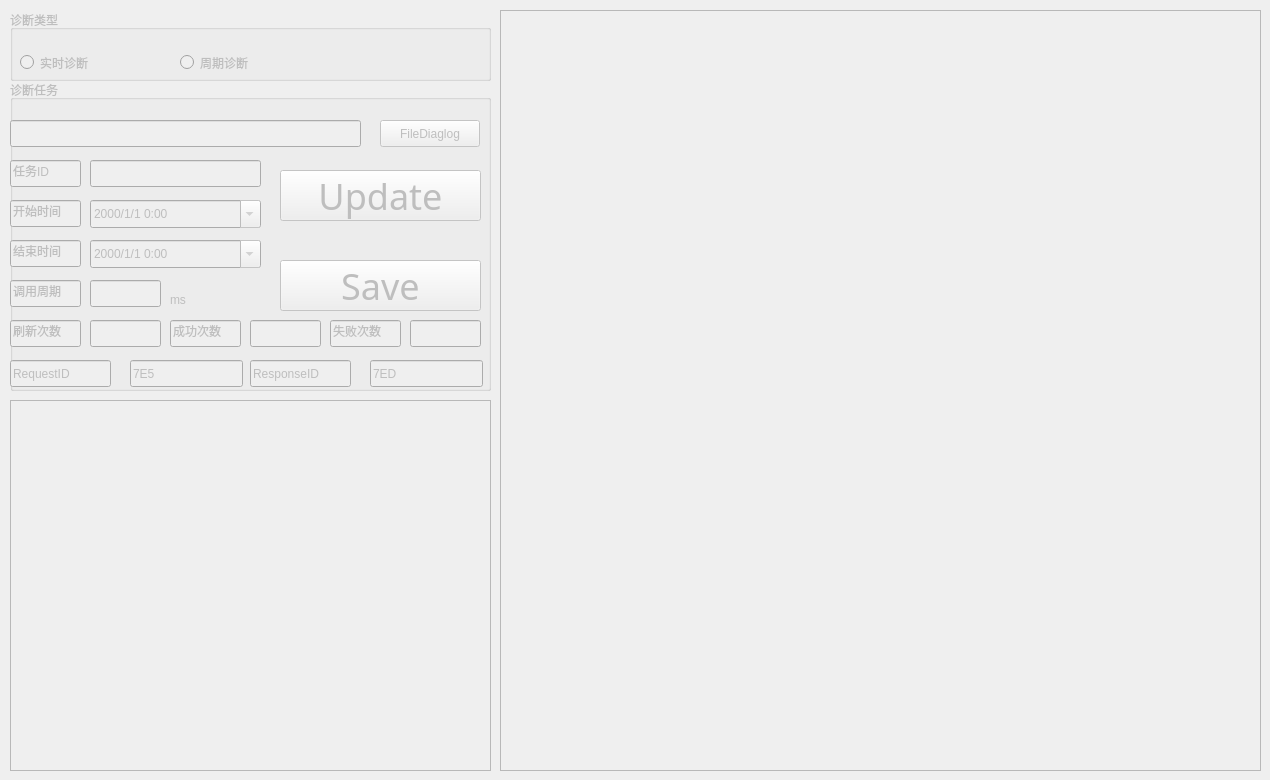
      <widget class="QWidget" name="tab_3">
       <property name="enabled">
        <bool>false</bool>
       </property>
       <attribute name="title">
        <string>OTA</string>
       </attribute>
       <widget class="QTextEdit" name="text_output">
        <property name="geometry">
         <rect>
          <x>500</x>
          <y>10</y>
          <width>761</width>
          <height>761</height>
         </rect>
        </property>
       </widget>
       <widget class="QGroupBox" name="groupBox">
        <property name="geometry">
         <rect>
          <x>10</x>
          <y>80</y>
          <width>481</width>
          <height>311</height>
         </rect>
        </property>
        <property name="title">
         <string>诊断任务</string>
        </property>
        <widget class="QLineEdit" name="line_period_4">
         <property name="geometry">
          <rect>
           <x>400</x>
           <y>240</y>
           <width>71</width>
           <height>27</height>
          </rect>
         </property>
         <property name="readOnly">
          <bool>false</bool>
         </property>
        </widget>
        <widget class="QLineEdit" name="lineEdit_4">
         <property name="geometry">
          <rect>
           <x>0</x>
           <y>200</y>
           <width>71</width>
           <height>27</height>
          </rect>
         </property>
         <property name="text">
          <string>调用周期</string>
         </property>
         <property name="readOnly">
          <bool>true</bool>
         </property>
        </widget>
        <widget class="QDateTimeEdit" name="dateTime_StartTime">
         <property name="geometry">
          <rect>
           <x>80</x>
           <y>120</y>
           <width>171</width>
           <height>28</height>
          </rect>
         </property>
         <property name="displayFormat">
          <string>yyyy/M/d h:mm</string>
         </property>
         <property name="calendarPopup">
          <bool>true</bool>
         </property>
        </widget>
        <widget class="QLineEdit" name="lineEdit_7">
         <property name="geometry">
          <rect>
           <x>160</x>
           <y>240</y>
           <width>71</width>
           <height>27</height>
          </rect>
         </property>
         <property name="text">
          <string>成功次数</string>
         </property>
         <property name="readOnly">
          <bool>true</bool>
         </property>
        </widget>
        <widget class="QDateTimeEdit" name="dateTime_EndTime">
         <property name="geometry">
          <rect>
           <x>80</x>
           <y>160</y>
           <width>171</width>
           <height>28</height>
          </rect>
         </property>
         <property name="time">
          <time>
           <hour>0</hour>
           <minute>0</minute>
           <second>0</second>
          </time>
         </property>
         <property name="displayFormat">
          <string>yyyy/M/d h:mm</string>
         </property>
         <property name="calendarPopup">
          <bool>true</bool>
         </property>
        </widget>
        <widget class="QLineEdit" name="lineEdit">
         <property name="geometry">
          <rect>
           <x>0</x>
           <y>120</y>
           <width>71</width>
           <height>27</height>
          </rect>
         </property>
         <property name="text">
          <string>开始时间</string>
         </property>
         <property name="readOnly">
          <bool>true</bool>
         </property>
        </widget>
        <widget class="QLabel" name="label">
         <property name="geometry">
          <rect>
           <x>160</x>
           <y>210</y>
           <width>79</width>
           <height>19</height>
          </rect>
         </property>
         <property name="text">
          <string>ms</string>
         </property>
        </widget>
        <widget class="QLineEdit" name="line_period">
         <property name="geometry">
          <rect>
           <x>80</x>
           <y>200</y>
           <width>71</width>
           <height>27</height>
          </rect>
         </property>
        </widget>
        <widget class="QLineEdit" name="lineEdit_2">
         <property name="geometry">
          <rect>
           <x>0</x>
           <y>160</y>
           <width>71</width>
           <height>27</height>
          </rect>
         </property>
         <property name="text">
          <string>结束时间</string>
         </property>
         <property name="readOnly">
          <bool>true</bool>
         </property>
        </widget>
        <widget class="QLineEdit" name="line_period_2">
         <property name="geometry">
          <rect>
           <x>80</x>
           <y>240</y>
           <width>71</width>
           <height>27</height>
          </rect>
         </property>
         <property name="readOnly">
          <bool>false</bool>
         </property>
        </widget>
        <widget class="QLineEdit" name="lineEdit_5">
         <property name="geometry">
          <rect>
           <x>0</x>
           <y>80</y>
           <width>71</width>
           <height>27</height>
          </rect>
         </property>
         <property name="text">
          <string>任务ID</string>
         </property>
         <property name="readOnly">
          <bool>true</bool>
         </property>
        </widget>
        <widget class="QLineEdit" name="line_taskID">
         <property name="geometry">
          <rect>
           <x>80</x>
           <y>80</y>
           <width>171</width>
           <height>27</height>
          </rect>
         </property>
        </widget>
        <widget class="QLineEdit" name="line_period_3">
         <property name="geometry">
          <rect>
           <x>240</x>
           <y>240</y>
           <width>71</width>
           <height>27</height>
          </rect>
         </property>
         <property name="readOnly">
          <bool>false</bool>
         </property>
        </widget>
        <widget class="QPushButton" name="pushButton">
         <property name="geometry">
          <rect>
           <x>270</x>
           <y>180</y>
           <width>201</width>
           <height>51</height>
          </rect>
         </property>
         <property name="font">
          <font>
           <family>Adobe 宋体 Std L</family>
           <pointsize>27</pointsize>
          </font>
         </property>
         <property name="text">
          <string>Save</string>
         </property>
        </widget>
        <widget class="QPushButton" name="Btn_File">
         <property name="geometry">
          <rect>
           <x>370</x>
           <y>40</y>
           <width>100</width>
           <height>27</height>
          </rect>
         </property>
         <property name="text">
          <string>FileDiaglog</string>
         </property>
        </widget>
        <widget class="QLineEdit" name="lineEdit_8">
         <property name="geometry">
          <rect>
           <x>320</x>
           <y>240</y>
           <width>71</width>
           <height>27</height>
          </rect>
         </property>
         <property name="text">
          <string>失败次数</string>
         </property>
         <property name="readOnly">
          <bool>true</bool>
         </property>
        </widget>
        <widget class="QLineEdit" name="lineEdit_6">
         <property name="geometry">
          <rect>
           <x>0</x>
           <y>240</y>
           <width>71</width>
           <height>27</height>
          </rect>
         </property>
         <property name="text">
          <string>刷新次数</string>
         </property>
         <property name="readOnly">
          <bool>true</bool>
         </property>
        </widget>
        <widget class="QLineEdit" name="line_FilePath">
         <property name="geometry">
          <rect>
           <x>0</x>
           <y>40</y>
           <width>351</width>
           <height>27</height>
          </rect>
         </property>
        </widget>
        <widget class="QLineEdit" name="lineEdit_9">
         <property name="geometry">
          <rect>
           <x>0</x>
           <y>280</y>
           <width>101</width>
           <height>27</height>
          </rect>
         </property>
         <property name="text">
          <string>RequestID</string>
         </property>
         <property name="readOnly">
          <bool>true</bool>
         </property>
        </widget>
        <widget class="QLineEdit" name="lineEdit_3">
         <property name="geometry">
          <rect>
           <x>120</x>
           <y>280</y>
           <width>113</width>
           <height>27</height>
          </rect>
         </property>
         <property name="text">
          <string>7E5</string>
         </property>
        </widget>
        <widget class="QLineEdit" name="lineEdit_10">
         <property name="geometry">
          <rect>
           <x>240</x>
           <y>280</y>
           <width>101</width>
           <height>27</height>
          </rect>
         </property>
         <property name="text">
          <string>ResponseID</string>
         </property>
         <property name="readOnly">
          <bool>true</bool>
         </property>
        </widget>
        <widget class="QLineEdit" name="lineEdit_11">
         <property name="geometry">
          <rect>
           <x>360</x>
           <y>280</y>
           <width>113</width>
           <height>27</height>
          </rect>
         </property>
         <property name="text">
          <string>7ED</string>
         </property>
        </widget>
        <widget class="QPushButton" name="Btn_update">
         <property name="geometry">
          <rect>
           <x>270</x>
           <y>90</y>
           <width>201</width>
           <height>51</height>
          </rect>
         </property>
         <property name="font">
          <font>
           <family>Adobe 宋体 Std L</family>
           <pointsize>27</pointsize>
          </font>
         </property>
         <property name="text">
          <string>Update</string>
         </property>
        </widget>
       </widget>
       <widget class="QTextEdit" name="text_json">
        <property name="geometry">
         <rect>
          <x>10</x>
          <y>400</y>
          <width>481</width>
          <height>371</height>
         </rect>
        </property>
       </widget>
       <widget class="QGroupBox" name="groupBox_2">
        <property name="geometry">
         <rect>
          <x>10</x>
          <y>10</y>
          <width>481</width>
          <height>71</height>
         </rect>
        </property>
        <property name="title">
         <string>诊断类型</string>
        </property>
        <widget class="QRadioButton" name="tasktyperuntime">
         <property name="geometry">
          <rect>
           <x>10</x>
           <y>40</y>
           <width>124</width>
           <height>25</height>
          </rect>
         </property>
         <property name="text">
          <string>实时诊断</string>
         </property>
        </widget>
        <widget class="QRadioButton" name="tasktypeperiod">
         <property name="geometry">
          <rect>
           <x>170</x>
           <y>40</y>
           <width>124</width>
           <height>25</height>
          </rect>
         </property>
         <property name="text">
          <string>周期诊断</string>
         </property>
        </widget>
       </widget>
      </widget>
